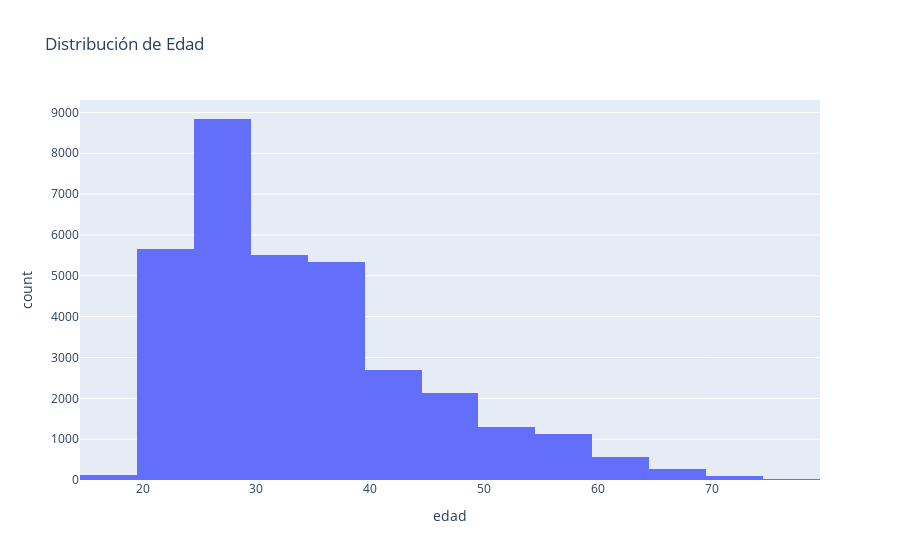

Source (notebook cell):
### Code cell
#Ahora volvemos a dibujar el histograma para ver de una mejor manera la distribución.

import plotly.express as px

fig = px.histogram(df, x="edad", title="Distribución de Edad")
fig.update_traces(xbins=dict(size=5))
fig.show()

#Ahora la guardamos
out = "../reports/figures/fig_edadok_hist.png"
fig.write_image(out, width=1000, height=600)

### Figure 1 — Plotly figure (JSON) as saved in the notebook; plotly's stock layout.template omitted (floating-point values rounded to 4 significant figures; data arrays with more than 128 entries replaced by an {"elided": "..."} marker saying what was removed)
{"data": [{"bingroup": "x", "hovertemplate": "edad=%{x}<br>count=%{y}<extra></extra>", "legendgroup": "", "marker": {"color": "#636efa", "pattern": {"shape": ""}}, "name": "", "orientation": "v", "showlegend": false, "type": "histogram", "x": {"elided": "33642 int values"}, "xaxis": "x", "xbins": {"size": 5}, "yaxis": "y"}], "layout": {"barmode": "relative", "legend": {"tracegroupgap": 0}, "title": {"text": "Distribución de Edad"}, "xaxis": {"anchor": "y", "domain": [0, 1], "title": {"text": "edad"}}, "yaxis": {"anchor": "x", "domain": [0, 1], "title": {"text": "count"}}}}
